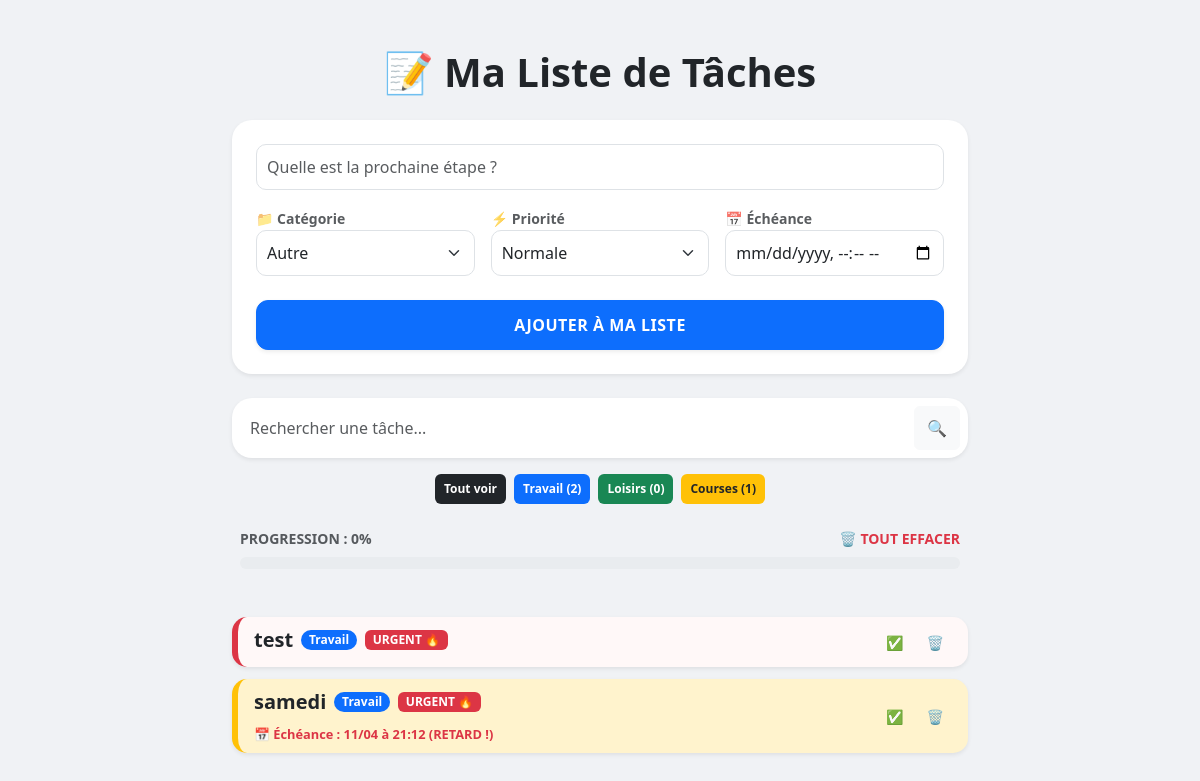
The page /?category-filter=TRAVAIL on the database its author committed.
### macronote/models.py (models this page shows, shortened)
class Task(models.Model):
    CATEGORY_CHOICES = [
        ('TRAVAIL', 'Travail'),
        ('LOISIRS', 'Loisirs'),
        ('COURSES', 'Courses'),
        ('AUTRE', 'Autre'),
    ]
    PRIORITY_CHOICES = [
        ('1', 'Normale'),
        ('2', 'Urgente '),
    ]
    title = models.CharField(max_length=200)
    completed = models.BooleanField(default=False)
    created_at = models.DateTimeField(auto_now_add=True)
    category = models.CharField(max_length=10, choices=CATEGORY_CHOICES, default='AUTRE')
    priority = models.CharField(max_length=1, choices=PRIORITY_CHOICES, default='1')
    due_date = models.DateTimeField(blank=True, null=True)

### macronote/views.py (the view)
# urls.py: path('', index, name='home'),
def index(request):
    search_input = request.GET.get('search-area') or ''
    filter_category = request.GET.get('category-filter') or ''
    if request.method == "POST":
        form = TaskForm(request.POST)
        if form.is_valid():
            form.save()
            return redirect('home')
    all_taches = Task.objects.all()
    taches_display = all_taches.filter(title__icontains=search_input)
    if filter_category:
        taches_display = taches_display.filter(category=filter_category)
    taches_display = taches_display.order_by('completed', '-priority', 'due_date')
    stats = {
        'Travail': all_taches.filter(category='TRAVAIL', completed=False).count(),
        'Loisirs': all_taches.filter(category='LOISIRS', completed=False).count(),
        'Courses': all_taches.filter(category='COURSES', completed=False).count(),
    }
    progression = 0
    total_count = all_taches.count()
    if total_count > 0:
        progression = int((all_taches.filter(completed=True).count() / total_count) * 100)
    context = {
        'taches': taches_display,
        'form': TaskForm(),
        'search_input': search_input,
        'progression': progression,
        'maintenant': timezone.now(),
        'limite_proche': timezone.now() + timedelta(hours=24),
        'stats': stats,
        'filter_category': filter_category
    }
    return render(request, 'macronote/list.html', context)

### macronote/forms.py
class TaskForm(forms.ModelForm):
    class Meta:
        model = Task
        fields = ['title', 'category', 'priority', 'due_date']
        widgets = {
            'title': forms.TextInput(attrs={'class': 'form-control', 'placeholder': 'Quelle est la prochaine étape ?'}),
            'category': forms.Select(attrs={'class': 'form-select'}),
            'priority': forms.Select(attrs={'class': 'form-select'}),
            'due_date': forms.DateTimeInput(attrs={'class': 'form-control', 'type': 'datetime-local'}),
        }

### macronote/templates/macronote/list.html (shortened to what this page needs)
<!DOCTYPE html>
<html lang="fr">
<head>
    <link href="https://cdn.jsdelivr.net/npm/bootstrap@5.3.0/dist/css/bootstrap.min.css" rel="stylesheet">
</head>
<body>
    <div class="container py-5">
        <div class="row justify-content-center">
            <div class="col-md-10 col-lg-8">
                <h1 class="text-center mb-4 fw-bold text-dark">📝 Ma Liste de Tâches</h1>
                <div class="card mb-4 shadow-sm">
                    <div class="card-body p-4">
                        <form method="POST" class="row g-3">
                            <div class="col-12">{{ form.title }}</div>
                            <div class="col-md-4 col-6"><label class="small fw-bold text-muted">📁 Catégorie</label>{{ form.category }}</div>
                            <div class="col-md-4 col-6"><label class="small fw-bold text-muted">⚡ Priorité</label>{{ form.priority }}</div>
                            <div class="col-md-4 col-12"><label class="small fw-bold text-muted">📅 Échéance</label>{{ form.due_date }}</div>
                            <div class="col-12 mt-4">
                                <button type="submit" class="btn btn-primary btn-add w-100 shadow-sm">AJOUTER À MA LISTE</button>
                            </div>
                        </form>
                    </div>
                </div>
                <div class="text-center mb-4">
                    <div class="card p-2 mb-3 shadow-sm">
                        <form method="GET" class="d-flex gap-2">
                            <input type="text" name="search-area" value="{{ search_input }}" class="form-control border-0 shadow-none" placeholder="Rechercher une tâche...">
                            <button type="submit" class="btn btn-light">🔍</button>
                        </form>
                    </div>
                    <div class="d-flex justify-content-center flex-wrap gap-2 mb-3">
                        <a href="?" class="badge bg-dark p-2 badge-filter">Tout voir</a>
                        <a href="?category-filter=TRAVAIL" class="badge bg-primary p-2 badge-filter">Travail ({{ stats.Travail }})</a>
                        <a href="?category-filter=LOISIRS" class="badge bg-success p-2 badge-filter">Loisirs ({{ stats.Loisirs }})</a>
                        <a href="?category-filter=COURSES" class="badge bg-warning text-dark p-2 badge-filter">Courses ({{ stats.Courses }})</a>
                    </div>
                </div>
                <div class="mb-5 px-2">
                    <div class="d-flex justify-content-between align-items-end mb-2">
                        <span class="text-muted fw-bold small">PROGRESSION : {{ progression }}%</span>
                        <a href="{% url 'delete_all' %}" class="text-danger small text-decoration-none fw-bold" onclick="return confirm('Vider toute la liste ?')">🗑️ TOUT EFFACER</a>
                    </div>
                    <div class="progress" style="height: 12px; border-radius: 20px;">
                    </div>
                </div>
                <div class="list-group">
                    {% for t in taches %}
                        <div class="list-group-item d-flex justify-content-between align-items-center shadow-sm
                            {% if t.completed %}task-completed
                            {% elif t.due_date and t.due_date < maintenant %}task-retard
                            {% elif t.due_date and t.due_date < limite_proche %}task-proche
                            {% elif t.priority == '2' %}task-urgent{% endif %}">
                            <div class="d-flex flex-column">
                                <div class="d-flex align-items-center flex-wrap gap-2">
                                    <span class="fs-5 fw-bold" style="{% if t.completed %}text-decoration: line-through; color: #95a5a6;{% endif %}">
                                        {{ t.title }}
                                    </span>
                                    <span class="badge rounded-pill
                                        {% if t.category == 'TRAVAIL' %}bg-primary
                                        {% elif t.category == 'LOISIRS' %}bg-success
                                        {% elif t.category == 'COURSES' %}bg-warning text-dark
                                        {% else %}bg-secondary{% endif %}">
                                        {{ t.get_category_display }}
                                    </span>
                                    {% if t.priority == '2' and not t.completed %}
                                        <span class="badge bg-danger">URGENT 🔥</span>
                                    {% endif %}
                                </div>
                                <div class="mt-1">
                                    {% if t.due_date %}
                                        <small class="{% if t.due_date < maintenant and not t.completed %}text-danger fw-bold{% else %}text-muted{% endif %}" style="font-size: 0.8rem;">
                                            📅 Échéance : {{ t.due_date|date:"d/m à H:i" }}
                                            {% if t.due_date < maintenant and not t.completed %} (RETARD !){% endif %}
                                        </small>
                                    {% endif %}
                                </div>
                            </div>
                            <div class="btn-group gap-2">
                                <a href="{% url 'toggle_task' t.pk %}" class="btn btn-outline-secondary btn-sm border-0">
                                    {% if t.completed %} ↩️ {% else %} ✅ {% endif %}
                                </a>
                                <a href="{% url 'delete_task' t.pk %}" class="btn btn-outline-danger btn-sm border-0" onclick="return confirm('Supprimer ?')"> 🗑️ </a>
                            </div>
                        </div>
                    {% empty %}
                        <div class="text-center py-5 bg-white rounded-4 shadow-sm">
                            <h3 class="text-muted">✨ Liste vide !</h3>
                            <p class="text-muted mb-0">Ajoutez une tâche pour commencer votre journée.</p>
                        </div>
                    {% endfor %}
                </div>
            </div>
        </div>
    </div>
</body>
</html>

### macronote/templates/macronote/list.html (style rules this page uses)
body { background-color: #f0f2f5; font-family: 'Segoe UI', system-ui, sans-serif; }
.card { border-radius: 20px; border: none; box-shadow: 0 4px 12px rgba(0,0,0,0.05); }
.list-group-item { transition: 0.3s; border: none; margin-bottom: 12px; border-radius: 15px !important; border-left: 6px solid #e0e0e0; }
.task-urgent { border-left-color: #dc3545 !important; background-color: #fff8f8; }
.task-retard { background-color: #fff3cd !important; border-left-color: #ffc107 !important; }
.badge-filter { cursor: pointer; text-decoration: none; transition: 0.2s; border: 1px solid transparent; }
.form-control, .form-select { border-radius: 10px; border: 1px solid #dee2e6; padding: 10px; }
.btn-add { border-radius: 12px; padding: 12px; font-weight: bold; letter-spacing: 0.5px; }

### rows shown on the page
Task: title "test", category "Travail", priority "URGENT 🔥"
Task: title "samedi", category "Travail", priority "URGENT 🔥", due_date "11/04 à 21:12", completed "(RETARD !)"

### other values the page prints
{{ stats.Travail }} "2"
{{ stats.Loisirs }} "0"
{{ stats.Courses }} "1"
{{ progression }} "0"
